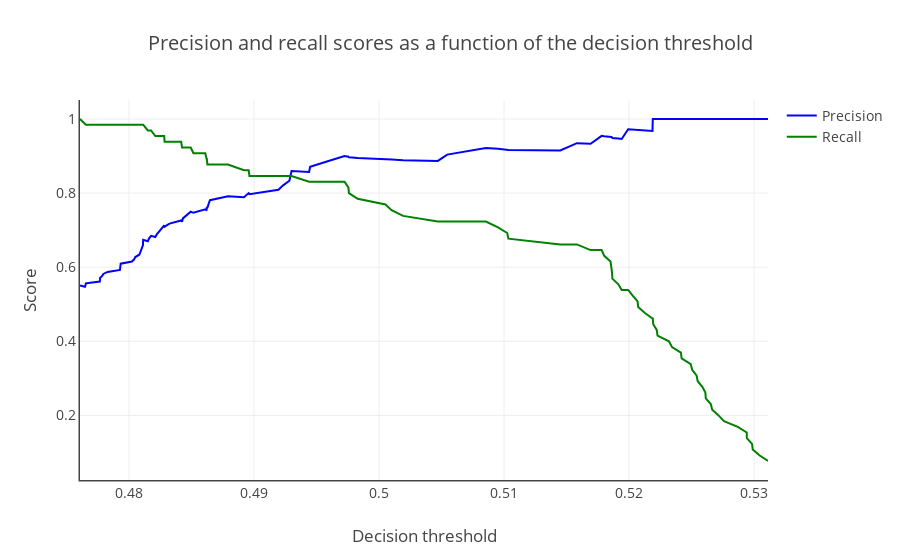

Source (notebook cell):
### Code cell
t = precision_recall_vs_threshold(estimator=final_model, X=X_train, y=y_train)

py.iplot(t, filename='fatigue/precision_recall_vs_threshold')
